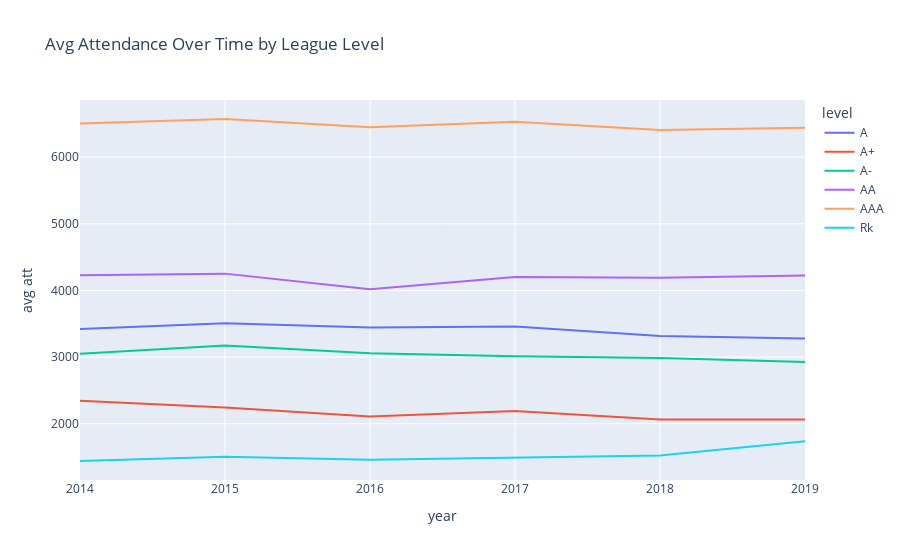

Notebook code cell kept with this figure:
### Code cell
fig = px.line(compare_minors, x='year',y='avg att', color='level', title='Avg Attendance Over Time by League Level')
fig.show()

### Figure 1 — Plotly figure (JSON) as saved in the notebook; plotly's stock layout.template omitted (floating-point values rounded to 4 significant figures)
{"data": [{"hovertemplate": "level=A<br>year=%{x}<br>avg att=%{y}<extra></extra>", "legendgroup": "A", "line": {"color": "#636efa", "dash": "solid"}, "marker": {"symbol": "circle"}, "mode": "lines", "name": "A", "orientation": "v", "showlegend": true, "type": "scatter", "x": ["2014", "2015", "2016", "2017", "2018", "2019"], "xaxis": "x", "y": [3422.0, 3508.0, 3446.0, 3458.0, 3317.0, 3278.0], "yaxis": "y"}, {"hovertemplate": "level=A+<br>year=%{x}<br>avg att=%{y}<extra></extra>", "legendgroup": "A+", "line": {"color": "#EF553B", "dash": "solid"}, "marker": {"symbol": "circle"}, "mode": "lines", "name": "A+", "orientation": "v", "showlegend": true, "type": "scatter", "x": ["2014", "2015", "2016", "2017", "2018", "2019"], "xaxis": "x", "y": [2347.0, 2243.0, 2108.0, 2193.0, 2066.0, 2065.0], "yaxis": "y"}, {"hovertemplate": "level=A-<br>year=%{x}<br>avg att=%{y}<extra></extra>", "legendgroup": "A-", "line": {"color": "#00cc96", "dash": "solid"}, "marker": {"symbol": "circle"}, "mode": "lines", "name": "A-", "orientation": "v", "showlegend": true, "type": "scatter", "x": ["2014", "2015", "2016", "2017", "2018", "2019"], "xaxis": "x", "y": [3050.0, 3174.0, 3056.0, 3012.0, 2988.0, 2925.0], "yaxis": "y"}, {"hovertemplate": "level=AA<br>year=%{x}<br>avg att=%{y}<extra></extra>", "legendgroup": "AA", "line": {"color": "#ab63fa", "dash": "solid"}, "marker": {"symbol": "circle"}, "mode": "lines", "name": "AA", "orientation": "v", "showlegend": true, "type": "scatter", "x": ["2014", "2015", "2016", "2017", "2018", "2019"], "xaxis": "x", "y": [4228.0, 4253.0, 4020.0, 4202.0, 4192.0, 4225.0], "yaxis": "y"}, {"hovertemplate": "level=AAA<br>year=%{x}<br>avg att=%{y}<extra></extra>", "legendgroup": "AAA", "line": {"color": "#FFA15A", "dash": "solid"}, "marker": {"symbol": "circle"}, "mode": "lines", "name": "AAA", "orientation": "v", "showlegend": true, "type": "scatter", "x": ["2014", "2015", "2016", "2017", "2018", "2019"], "xaxis": "x", "y": [6506.0, 6573.0, 6449.0, 6532.0, 6407.0, 6441], "yaxis": "y"}, {"hovertemplate": "level=Rk<br>year=%{x}<br>avg att=%{y}<extra></extra>", "legendgroup": "Rk", "line": {"color": "#19d3f3", "dash": "solid"}, "marker": {"symbol": "circle"}, "mode": "lines", "name": "Rk", "orientation": "v", "showlegend": true, "type": "scatter", "x": ["2014", "2015", "2016", "2017", "2018", "2019"], "xaxis": "x", "y": [1441.0, 1507.0, 1459.0, 1493.0, 1524.0, 1739.0], "yaxis": "y"}], "layout": {"legend": {"title": {"text": "level"}, "tracegroupgap": 0}, "title": {"text": "Avg Attendance Over Time by League Level"}, "xaxis": {"anchor": "y", "domain": [0, 1], "title": {"text": "year"}}, "yaxis": {"anchor": "x", "domain": [0, 1], "title": {"text": "avg att"}}}}
